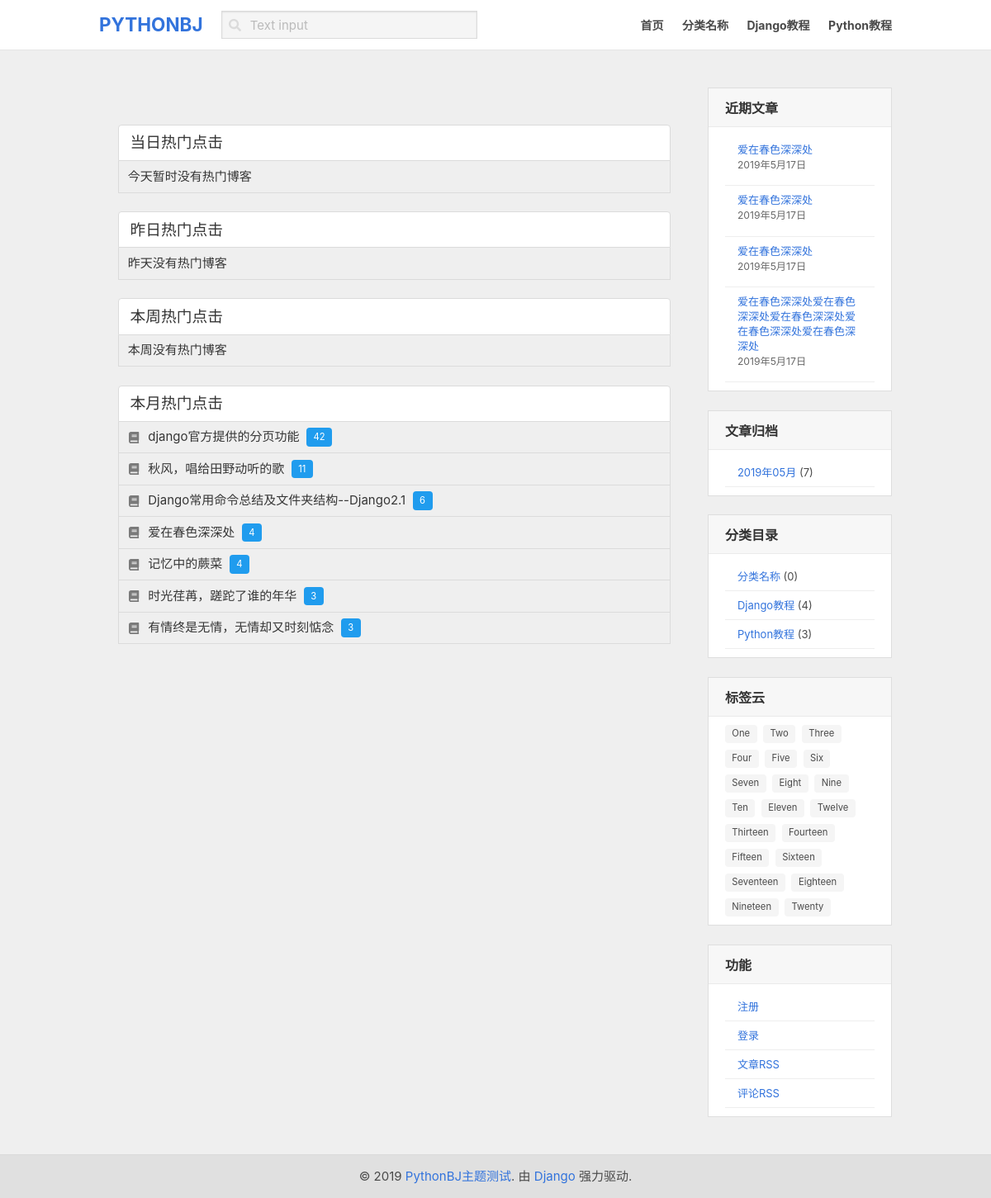
The page /blog/read_nums/ on the database as committed earlier.
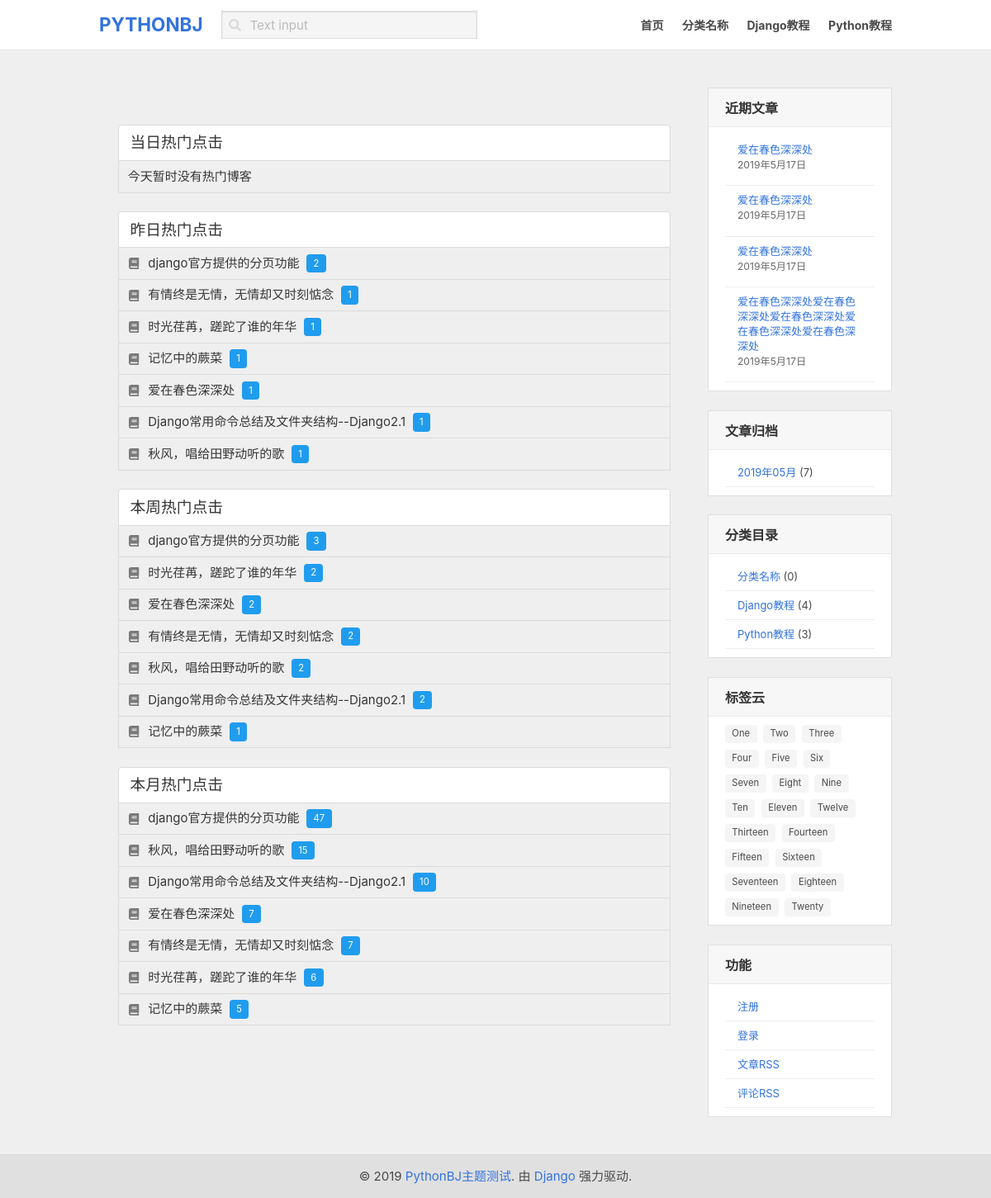
The same page on the database as committed later.
### blog/models.py (models this page shows, shortened)
class Category(models.Model):
    name = models.CharField('分类名称', max_length=32)
    slug = models.SlugField('slug', max_length=64)
    author = models.ForeignKey(User, on_delete=models.CASCADE, verbose_name="用户")
    desc = models.TextField('分类描述', max_length=200)
    add_date = models.DateTimeField(auto_now_add=True)
    pub_date = models.DateTimeField(auto_now=True)
    class Meta:
        ordering = ['-pub_date']
        verbose_name_plural = "博客分类"

class Article(models.Model, ReadNumExpandMethod):
    HAS_PUB_CHOICES = (
        (0, '发布'),
        (1, '存草稿'),
    )
    HAS_REPRINT_CHOICES = (
        (0, '原创'),
        (1, '转载'),
    )
    title = models.CharField('文章标题', max_length=100)
    slug = models.SlugField('slug', max_length=100, blank=True, null=True, help_text="链接后缀，必须为英文字符")
    author = models.ForeignKey(User, on_delete=models.CASCADE, verbose_name="作者")
    read_details = GenericRelation(ReadDetail)  # 关联到这个模型，可以很方便的访问关联模型的所有数据
    desc = models.TextField(max_length=100, blank=True, help_text="文章简介，字数保持在100以内！")
    topic = models.ForeignKey('Topic', on_delete=models.CASCADE, verbose_name="专题", blank=True, null=True)
    category = models.ForeignKey('Category', on_delete=models.CASCADE, verbose_name="分类")
    picture = models.ImageField('封面图', upload_to='images/', max_length=200, blank=True, null=True)
    content = MDTextField()
    tags = models.ManyToManyField('Tag', blank=True)
    has_pub = models.PositiveSmallIntegerField('是否发布',choices=HAS_PUB_CHOICES, default=0)
    has_reprint = models.PositiveSmallIntegerField('是否原创', choices=HAS_REPRINT_CHOICES, default=0)
    has_url = models.URLField('原文链接', blank=True, null=True)
    add_date = models.DateTimeField(auto_now_add=True)
    pub_date = models.DateTimeField(auto_now=True)
    class Meta:
        ordering = ['-pub_date']
        verbose_name_plural = "文章管理"
    def __str__(self):
        return self.title

### read_record/models.py (models this page shows)
class ReadDetail(models.Model):
    read_nums = models.IntegerField(default=0)
    date = models.DateField(default=timezone.now)   # 获取当前时间
    content_type = models.ForeignKey(ContentType, on_delete=models.DO_NOTHING)
    object_id = models.PositiveIntegerField()
    content_object = GenericForeignKey('content_type', 'object_id')

### blog/views.py (the view)
# urls.py: path('read_nums/', views.read_num_s, name="read_nums")  # 统计计数页面
def read_num_s(request):
    article_content_type = ContentType.objects.get_for_model(Article)  # 获取文章模型
    dates, read_num_s = get_seven_days_data(article_content_type)
    hot_article_for_seven_days = cache.get('hot_article_for_seven_days')
    if hot_article_for_seven_days is None:
        hot_article_for_seven_days = get_seven_days_hot_articles(7)
        cache.set('hot_article_for_seven_days', hot_article_for_seven_days, 3600)
        print('计算缓存')
    else:
        print('使用缓存')
    today_hot_data = get_today_hot_data(article_content_type)
    yesterday_hot_data = get_yesterday_hot_data(article_content_type)
    hot_article_for_month_days = get_seven_days_hot_articles(30)
    return render(request, 'blog/read_nums.html', locals())

### blog/templatetags/blog_tags.py (called while the page is built)
@register.simple_tag
def archives():
    return Article.objects.dates('pub_date', 'month', order='DESC')

@register.simple_tag
def archives_num(year, month):
    return Article.objects.filter(pub_date__year=year, pub_date__month=month, has_pub=0).count()

@register.simple_tag
def get_categorys():
    return Category.objects.all()

@register.simple_tag
def get_articel_nums(category_id):
    category = get_object_or_404(Category, id=category_id)
    return category.article_set.filter(has_pub=0).count()

### blog/views.py (called while the page is built)
def get_seven_days_hot_articles(i):
    today = timezone.now().date()
    date = today - datetime.timedelta(days=i)
    article_list = Article.objects.filter(read_details__date__lt=today, read_details__date__gte=date)\
        .values('id', 'title').annotate(read_nums_sum=Sum('read_details__read_nums'))\
        .order_by('-read_nums_sum')
    return article_list[:7]

### read_record/utils.py (called while the page is built)
def get_today_hot_data(content_type):
    today = timezone.now().date()  #  获取到当天的数据
    read_details = ReadDetail.objects.filter(content_type=content_type, date=today).order_by('-read_nums')
    return read_details[:7]

### templates/blog/read_nums.html (shortened to what this page needs)
{% extends 'base.html' %}
{% block section %}
<div class="section">
    <nav class="panel">
  <p class="panel-heading has-background-white">
   当日热门点击
  </p>
{% for hot_data in today_hot_data %}
  <a class="panel-block" href="{% url 'blog:detail' hot_data.object_id %}">
    <span class="panel-icon">
      <i class="fas fa-book" aria-hidden="true"></i>
    </span>
    {{ hot_data.content_object }} &nbsp;<span class="tag is-info is-small">{{ hot_data.read_nums }}</span>
  </a>
{% empty %}
    <a class="panel-block">今天暂时没有热门博客</a>
{% endfor %}
</nav>
    <nav class="panel">
  <p class="panel-heading has-background-white">
   昨日热门点击
  </p>
{% for hot_data in yesterday_hot_data %}
  <a class="panel-block" href="{% url 'blog:detail' hot_data.object_id %}">
    <span class="panel-icon">
      <i class="fas fa-book" aria-hidden="true"></i>
    </span>
    {{ hot_data.content_object }} &nbsp;<span class="tag is-info is-small">{{ hot_data.read_nums }}</span>
  </a>
{% empty %}
    <a class="panel-block">昨天没有热门博客</a>
{% endfor %}
</nav>
    <nav class="panel">
  <p class="panel-heading has-background-white">
   本周热门点击
  </p>
{% for hot_article in hot_article_for_seven_days %}
  <a class="panel-block" href="{% url 'blog:detail' hot_article.id %}">
    <span class="panel-icon">
      <i class="fas fa-book" aria-hidden="true"></i>
    </span>
    {{ hot_article.title }} &nbsp;<span class="tag is-info is-small">{{ hot_article.read_nums_sum }}</span>
  </a>
{% empty %}
    <a class="panel-block">本周没有热门博客</a>
{% endfor %}
</nav>
    <nav class="panel">
  <p class="panel-heading has-background-white">
   本月热门点击
  </p>
{% for hot_article in hot_article_for_month_days %}
  <a class="panel-block" href="{% url 'blog:detail' hot_article.id %}">
    <span class="panel-icon">
      <i class="fas fa-book" aria-hidden="true"></i>
    </span>
    {{ hot_article.title }} &nbsp;<span class="tag is-info is-small">{{ hot_article.read_nums_sum }}</span>
  </a>
{% empty %}
    <a class="panel-block">本月没有热门博客</a>
{% endfor %}
</nav>
</div>
{% endblock %}

### templates/base.html (shortened to what the changed rows need)
{% load staticfiles %}
{% load blog_tags %}
<!DOCTYPE html>
<html lang="en">
<head>
    <link rel="stylesheet" href="{% static 'blog/css/style.css' %}">
    <link rel="stylesheet" href="{% static 'blog/css/bulma.css' %}">
</head>
<body>
<header>
    <nav class="navbar" role="navigation" aria-label="main navigation">
        <div class="container">
            <div id="navbarBasicExample" class="navbar-menu">
                    <div class="navbar-end a-size">
                    {% get_categorys as cattegory_list %}
                        {% if cattegory_list %}
                        <a href="{% url 'blog:index' %}" class="navbar-item ">首页</a>
                        {% for category in cattegory_list %}
                        <a href="{% url 'blog:category' category.id %}" class="navbar-item">{{ category.name }}</a>
                            {% endfor %}
                        {% else %}
                            <a>还没有添加任何分类</a>
                        {% endif %}
                    </div>
                </div>
            </div>
            </nav>
        </header>
        <section class="section">
                <div class="container">
                   <div class="columns">
                       <div class="column is-9 ">
                           {% block section %}{% endblock section %}
                       </div>
                       <div class="column is-3  ">
                        <div class="box is-radiusless is-paddingless panel-head-backcolor is-shadowless">
        <h1 class=" has-text-weight-bold">近期文章</h1>
    </div>
    <div class="box is-radiusless is-paddingless panel-head-backcolor is-shadowless">
         <h1 class=" has-text-weight-bold">文章归档</h1>
         <div class="box-content">
         {% archives as blog_dates %}
             <ul>
                 {% for blog_date in blog_dates %}
                 <li>
                  <a href="{% url 'blog:dates' blog_date.year blog_date.month%}">{{ blog_date|date:"Y年m月" }} </a><span>({% archives_num blog_date.year blog_date.month %})</span>
                 </li>
                 {% endfor %}
             </ul>
         </div>
     </div>
     <div class="box is-radiusless is-paddingless panel-head-backcolor is-shadowless">
             <h1 class=" has-text-weight-bold">分类目录</h1>
             <div class="box-content">
             {% get_categorys as cattegory_list %}
                 <ul>
                 {% if cattegory_list %}
                     {% for category in cattegory_list %}
                     <li>
                      <a href="{% url 'blog:category' category.id %}">{{ category.name }} </a><span>({% get_articel_nums category.id %})</span>
                     </li>
                     {% endfor %}
                 {% else %}
                      <li>
                      暂无分类
                     </li>
                 {% endif %}
                 </ul>
             </div>
     </div>
     <div class="box is-radiusless is-paddingless panel-head-backcolor is-shadowless">
             <h1 class=" has-text-weight-bold">标签云</h1>
     </div>
     <div class="box is-radiusless is-paddingless panel-head-backcolor is-shadowless">
             <h1 class=" has-text-weight-bold">功能</h1>
     </div>
                       </div>
                   </div>
                </div>
            </section>
</body>
</html>

Rows that differ between the two databases and show on the page:
added ReadDetail: content_object "django官方提供的分页功能", read_nums "2"
added ReadDetail: content_object "有情终是无情，无情却又时刻惦念", read_nums "1"
added ReadDetail: content_object "时光荏苒，蹉跎了谁的年华", read_nums "1"
added ReadDetail: content_object "记忆中的蕨菜", read_nums "1"
added ReadDetail: content_object "爱在春色深深处", read_nums "1"
added ReadDetail: content_object "Django常用命令总结及文件夹结构--Django2.1", read_nums "1"
added ReadDetail: content_object "秋风，唱给田野动听的歌", read_nums "1"
now on one of the page's lists (row unchanged): Article: title "django官方提供的分页功能"
computed for Article "django官方提供的分页功能": read_nums_sum "42" → "47"
now on one of the page's lists (row unchanged): Article: title "时光荏苒，蹉跎了谁的年华"
shown differently, row unchanged: Article "时光荏苒，蹉跎了谁的年华": read_nums_sum "3" → "6"; moves down the list
now on one of the page's lists (row unchanged): Article: title "爱在春色深深处", read_nums_sum "2"
computed for Article "爱在春色深深处": read_nums_sum "4" → "7"
now on one of the page's lists (row unchanged): Article: title "有情终是无情，无情却又时刻惦念"
shown differently, row unchanged: Article "有情终是无情，无情却又时刻惦念": read_nums_sum "3" → "7"; moves up the list
now on one of the page's lists (row unchanged): Article: title "秋风，唱给田野动听的歌", read_nums_sum "2"
computed for Article "秋风，唱给田野动听的歌": read_nums_sum "11" → "15"
now on one of the page's lists (row unchanged): Article: title "Django常用命令总结及文件夹结构--Django2.1", read_nums_sum "2"
computed for Article "Django常用命令总结及文件夹结构--Django2.1": read_nums_sum "6" → "10"
now on one of the page's lists (row unchanged): Article: title "记忆中的蕨菜"
computed for Article "记忆中的蕨菜": read_nums_sum "4" → "5"
Other text that changed with them:
text no longer shown: "昨天没有热门博客 本周没有热门博客"
